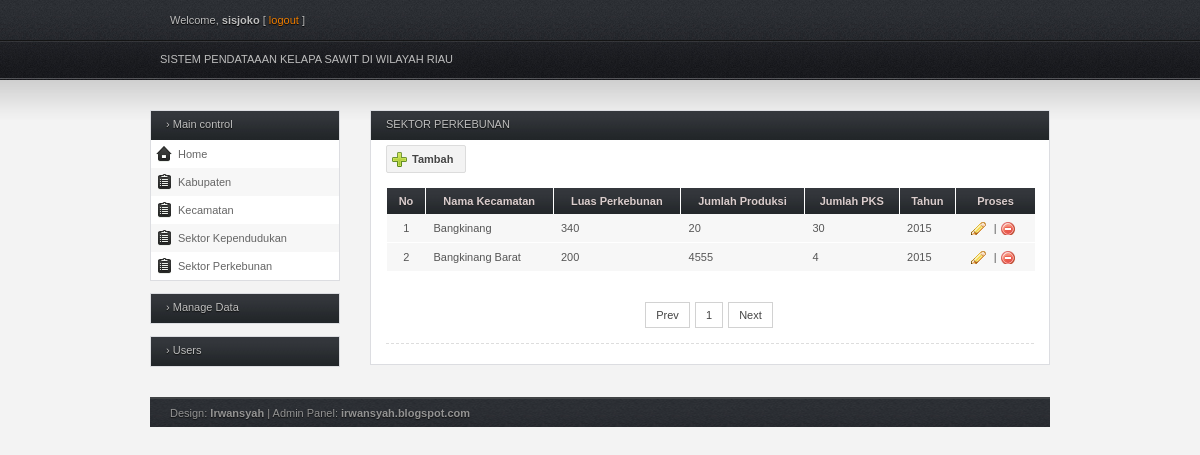
Page /_admin/?p=perkebunan (signed in) on the committed database.
### tables this page shows
CREATE TABLE IF NOT EXISTS `perkebunan` (
  `idper` int(11) NOT NULL AUTO_INCREMENT,
  `idkec` int(11) NOT NULL,
  `luas_perkebunan` bigint(20) NOT NULL,
  `jumlah_produksi` bigint(20) NOT NULL,
  `jumlah_pks` bigint(20) NOT NULL,
  `tahun` int(11) NOT NULL,
  PRIMARY KEY (`idper`)
);

CREATE TABLE IF NOT EXISTS `kecamatan` (
  `idkec` int(11) NOT NULL AUTO_INCREMENT,
  `idkab` int(11) NOT NULL,
  `nama_kecamatan` varchar(100) NOT NULL,
  PRIMARY KEY (`idkec`)
);

### _mod/paging.php (called while the page is built, shortened)
<?
class pagination
{
	public function calculate_pages($total_rows, $rows_per_page, $page_num)
	{
		$arr = array();
		$last_page = ceil($total_rows / $rows_per_page);
		$page_num = (int) $page_num;
		if ($page_num < 1)
		{
		   $page_num = 1;
		}
		elseif ($page_num > $last_page)
		{
		   $page_num = $last_page;
		}
		$upto = ($page_num - 1) * $rows_per_page;
		$arr['limit'] = 'LIMIT '.$upto.',' .$rows_per_page;
		$arr['current'] = $page_num;
		if ($page_num == 1)
			$arr['previous'] = $page_num;
		else
			$arr['previous'] = $page_num - 1;
		if ($page_num == $last_page)
			$arr['next'] = $last_page;
		else
			$arr['next'] = $page_num + 1;
		$arr['last'] = $last_page;
		$arr['info'] = 'Page ('.$page_num.' of '.$last_page.')';
		$arr['pages'] = $this->get_surrounding_pages($page_num, $last_page, $arr['next']);
		return $arr;
	}
	function get_surrounding_pages($page_num, $last_page, $next)
	{
		$arr = array();
		if ($page_num == 1)
		{
			if ($next == $page_num) return array(1);
			return $arr;
		}
		return $arr;
	}
}
?>

### _admin/_page/perkebunan.php (the view, shortened to what this page needs)
<?php
require ('../_mod/paging.php');
$sql = "select * from kecamatan,perkebunan where kecamatan.idkec = perkebunan.idkec order by nama_kecamatan";
    $query = mysql_query($sql);
	$numrows = mysql_num_rows($query);
	$numperpage = 20;
	$paging = new pagination();
	$pg = $paging->calculate_pages($numrows, $numperpage, $_GET['page']);
?>
<div class="full_w">
<div class="h_title">SEKTOR PERKEBUNAN</div>
<p><a class="button add" href="?p=perkebunan_add">Tambah</a>
				<table>
					<thead>
						<tr>
							<th scope="col" width="6%">No</th>
							<th scope="col">Nama Kecamatan</th>
							<th scope="col">Luas Perkebunan</th>
							<th scope="col">Jumlah Produksi</th>
							<th scope="col">Jumlah PKS</th>
							<th scope="col">Tahun</th>
							<th scope="col" style="width: 65px;">Proses</th>
						</tr>
					</thead>
<?php
    $sql .= " {$pg['limit']}";
    $query = mysql_query($sql);
    $no = 1;
    while ($data = mysql_fetch_array($query)) {
?>
					<tbody>
						<tr>
							<td class="align-center"><?php echo $no; ?></td>
							<td><?php echo $data['nama_kecamatan']; ?></td>
							<td><?php echo $data['luas_perkebunan']; ?></td>
							<td><?php echo $data['jumlah_produksi']; ?></td>
							<td><?php echo $data['jumlah_pks']; ?></td>
							<td><?php echo $data['tahun']; ?></td>
							<td align="center">
								<a href="?p=perkebunan_edit&idper=<?php echo $data[idper];?>" class="table-icon edit" title="Edit"></a>&nbsp;|&nbsp;
								<a href="../_mod/mod_perkebunan.php?aksi=delete&idper=<?php echo $data['idper']; ?>" onClick="return confirm('Anda Yakin Akan Menghapus')" class="table-icon delete" title="Delete"></a>
							</td>
						</tr>
					</tbody>
<?php
$no++;
}
?>
				</table>
				<div class="entry">
					<div class="pagination">
						<a href="?p=perkebunan&page=<?php echo $pg['previous'];?>">Prev</a>
						<?php
					foreach($pg['pages'] as $key=>$value){
				?>
        			<a href="?p=perkebunan&page=<?php echo $value;?>" class="page"><?php echo $value;?></a>
       			<?php
					}
				?>
					<a href="?p=perkebunan&page=<?php echo $pg['next'];?>"	class="page">Next</a>
					</div>
					<div class="sep"></div>
</div>
</div>

### _admin/css/style.css (style rules this page uses)
* { margin: 0; padding: 0; }
body { background: #f3f3f3 url(../img/bg_top.jpg) repeat-x; color: #bebebe; font-family: Tahoma, Arial, Helvetica, sans-serif; font-size: 11px; margin: 0; }
a { text-decoration: none; }
button, .button { background: #F3F3F3; border: 1px solid #DCDCDC; border-radius: 2px; color: #444444; cursor: pointer; display: inline-block; font: 700 11px Tahoma, Arial, sans-serif; margin-right: 10px; padding: 7px 12px 7px 12px; position: relative; text-decoration: none; text-shadow: 0px 1px 0px #FFFFFF; }
#content tr:nth-child(odd) { background: #f7f7f7; }
#main .full_w { background: #ffffff; border: 1px solid #DCDDE1; color: #848484; margin: 0 0 20px 0; }
#main .full_w .h_title, #main .half_w .h_title { background: url(../img/bg_box_head.jpg) repeat-x; color: #bebebe; font-size: 11px; font-weight: normal; height: 22px; padding: 7px 0 0 15px; text-shadow: #0E0E0E 0px 1px 1px; }
#main .full_w p { line-height: 16px; margin: 5px 15px; }
table { border-collapse: collapse; margin: 15px; width: 650px; }
table th { background: url(../img/bg_box_head.jpg) repeat-x; color: #DACDCD; border-left: 1px solid #ffffff; border-right: 1px solid #ffffff; font-size: 11px; font-weight: bold; padding: 7px; text-shadow: 0px 1px #242424; }
table tr { border-left: 1px solid #ffffff; border-right: 1px solid #ffffff; }
table td { border-bottom: 1px solid #ffffff; border-top: 1px solid ffffff; color: #565656; padding: 8px; }
.table-icon { padding: 1px 8px; margin-right: 5px; }
.edit.table-icon { background: url(../img/i_edit.png) no-repeat; }
.delete.table-icon { background: url(../img/i_delete.png) no-repeat; }
.pagination { margin: 5px auto; padding: 12px 0; text-align: center; }
.pagination a { border:solid 1px #d2d2d2; color: #444444; margin-right:2px; }
.pagination a:link, .pagination a:visited { padding:6px 10px; text-decoration:none; }
.entry { color: #444; margin: 5px 0; padding: 5px 15px; text-shadow: 0px 1px #ffffff; }
.add { background: #F3F3F3 url(../img/i_add.png) no-repeat 4px center; padding-left: 25px; }
.sep { border-bottom: 1px dashed #DDDDDD; margin: 10px 0; }
.align-center { text-align: center; }

### rows in the picture
perkebunan: idkec.nama_kecamatan "Bangkinang", luas_perkebunan "340", jumlah_produksi "20", jumlah_pks "30", tahun "2015"
perkebunan: idkec.nama_kecamatan "Bangkinang Barat", luas_perkebunan "200", jumlah_produksi "4555", jumlah_pks "4", tahun "2015"

### other values in the picture
$nama "sisjoko"
$value "1"
